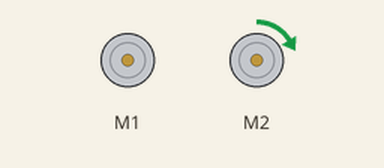
Bench run of a sketch on a simulated Arduino Uno, built with avr-gcc and run on an emulated ATmega328P. On the bench: 2 × DC motor (green arrow = forward, orange = backward, longer = faster). The ROS host is connected and sends only what is stated; what the sketch prints to the serial monitor is not drawn.

Above: at 0.1 s.
Timing chart, 0 to 1.6 s (numbered marks = the images above):
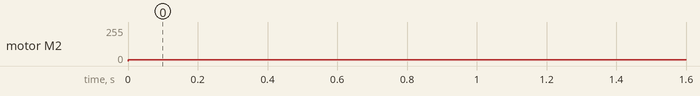

The sketch:

SimpleArduinoRover.ino
```cpp
#include <ros.h>
#include <ros/time.h>
#include <sensor_msgs/Range.h>
#include <Wire.h>
#include <Adafruit_MotorShield.h>

ros::NodeHandle  nh;


// Create the motor shield object with the default I2C address
Adafruit_MotorShield AFMS = Adafruit_MotorShield();


Adafruit_DCMotor *motor1 = AFMS.getMotor(1);
Adafruit_DCMotor *motor2 = AFMS.getMotor(2);


void messageCb( const sensor_msgs::Range& range_msg){

  if(range_msg.range > 20.0 || range_msg.range < 0) {
  motor1->setSpeed(100);
  motor2->setSpeed(100);
    motor1->run(FORWARD);
  motor2->run(FORWARD);
  } else {
  motor1->setSpeed(100);
  motor2->setSpeed(100);
    motor1->run(BACKWARD);
  motor2->run(FORWARD);
  }


}

ros::Subscriber<sensor_msgs::Range> sub("ultrasound1", messageCb );


void setup() {
  // put your setup code here, to run once:

Serial.begin(9600);           // set up Serial library at 9600 bps
  Serial.println("Adafruit Motorshield v2 - DC Motor test!");

  AFMS.begin();  // create with the default frequency 1.6KHz
  //AFMS.begin(1000);  // OR with a different frequency, say 1KHz

  // Set the speed to start, from 0 (off) to 255 (max speed)
  motor1->setSpeed(10);
  motor2->setSpeed(10);
  motor2->run(FORWARD);
  motor2->run(FORWARD);

  // turn on motor
  motor1->run(RELEASE);
  motor1->run(RELEASE);

  nh.initNode();
  nh.subscribe(sub);

}

void loop() {
  // put your main code here, to run repeatedly:


 nh.spinOnce();
 delay(100);
}
```

Measured:
- by itself, motor M2: stopped → forward 10/255 at 0.00 s
